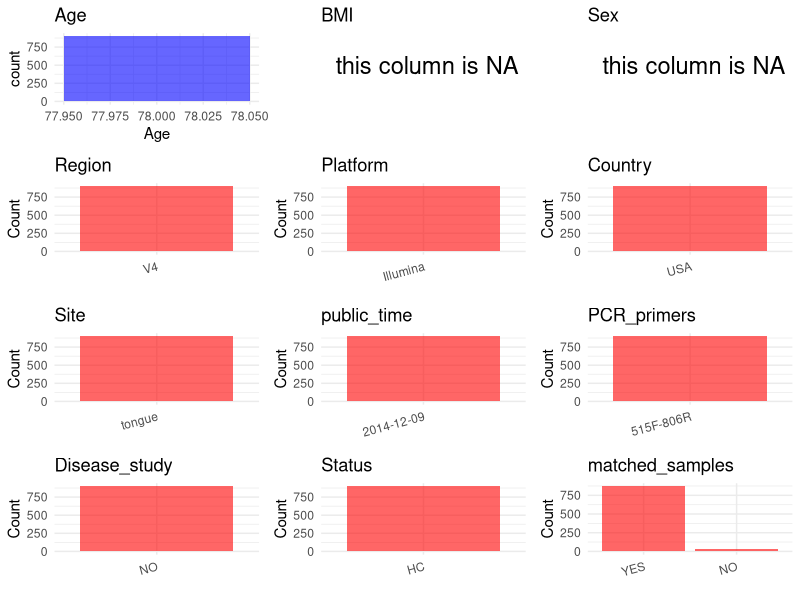

Reproduce this figure in R. (Note: this script raises an error after producing the figure.)
## ---- chunk 1
# Load necessary libraries
library(dplyr)
library(ggplot2)
library(cowplot)

# Set working directory (update this path to your local directory)
setwd("D:/oral_project/PRJEB5726")

# Read the initial metadata files
initial_meta<-read.csv("SraRunTable.csv",header = T)

# Combine the two metadata files
#meta <- rbind(initial_meta, initial_meta1)

#Remove entries non-oral samples
#initial_meta <- subset(initial_meta,isolate %in% c("saliva","tongue coat"))

# Check the number of samples containing "HT" in Sample.Name (e.g., healthy controls)
#nrow(subset(meta, grepl("HT", Sample.Name)))

# Display the first few rows of the metadata
head(initial_meta)
## ---- chunk 2
# Create a uniform metadata dataframe
metadata <- data.frame(
  BioProject = initial_meta$BioProject,
  Run = initial_meta$Run,
  sample_name = initial_meta$host_subject_id,
  Age = initial_meta$age_unit,
  BMI = NA,
  Sex = NA,
  Region = initial_meta$target_subfragment..exp.,
  Platform = initial_meta$platform..exp.,
  Country = initial_meta$geo_loc_name_country,
  Site = gsub("UBERON:", "", initial_meta$body_site),
  public_time = "2014-12-09",
  PCR_primers = "515F-806R",
  stringsAsFactors = FALSE
)
## ---- chunk 3
# Add information obtained from the publication
metadata$title <- "Temporal variability is a personalized feature of the human microbiome"
metadata$Disease_study <- "NO"
# Assign disease status based on sample_name patterns
metadata$Status <- "HC"

#get subjects id with Saliva available
keep_subjects<-subset(metadata,Site %in% "tongue")
#remove subjects without Saliva samples
metadata<-subset(metadata,sample_name %in% keep_subjects$sample_name)
#get subjects sampling counts
sample_counts <- table(metadata$sample_name)
# Create matched_samples column, any subjects have >=2 samples will be label "YES", otherwise "NO"
metadata$matched_samples <- ifelse(metadata$sample_name %in% names(sample_counts[sample_counts >= 2]), "YES", "NO")
## ---- chunk 4
# Check the number of unique runs and sample names
print(paste("Number of unique runs:", length(unique(metadata$Run))))
print(paste("Number of unique sample names:", length(unique(metadata$sample_name))))
## ---- chunk 5
# Select columns for visualization
plot_data <- metadata %>%
  select(-BioProject, -Run, -sample_name, -title)

# Function to create simple plots for each column
create_simple_plots <- function(data) {
  plots <- list()
  
  for (col in colnames(data)) {
    # Check if the column is all NA
    if (all(is.na(data[[col]]))) {
      # Create an empty plot with text indicating all NA
      p <- ggplot() +
        annotate("text", x = 0.5, y = 0.5, label = "this column is NA", size = 6) +
        labs(title = col) +
        theme_void()
    } else if (is.numeric(data[[col]])) {
      # Numeric variable: histogram
      p <- ggplot(data, aes(x = .data[[col]])) +
        geom_histogram(fill = "blue", alpha = 0.6, bins = 20, na.rm = TRUE) +
        labs(title = col) +
        theme_minimal()
    } else {
      # Categorical variable: bar plot (remove NA values)
      count_data <- as.data.frame(table(data[[col]], useNA = "ifany"))
      p <- ggplot(count_data, aes(x = reorder(Var1, -Freq), y = Freq)) +
        geom_col(fill = "red", alpha = 0.6) +
        labs(title = col, x = NULL, y = "Count") +
        theme_minimal() +
        theme(axis.text.x = element_text(angle = 15, hjust = 1))
    }
    plots[[col]] <- p
  }
  
  return(plots)
}

# Generate and arrange plots
plots <- create_simple_plots(plot_data)
p<-plot_grid(plots$Age, 
          plots$BMI, 
          plots$Sex, 
          plots$Region, 
          plots$Platform, 
          plots$Country, 
          plots$Site,
          plots$public_time, 
          plots$PCR_primers,
          plots$Disease_study,
          plots$Status,
          plots$matched_samples,# add 
          ncol = 3, align = "hv", axis = "lb")
ggsave("Metadata_Summary.png", plot = p, width = 8, height = 6, dpi = 150)
## ---- chunk 6
knitr::include_graphics("Metadata_Summary.png")
## ---- chunk 7
# Reorder columns to match the desired format
metadata <- metadata[, c(
  "BioProject", "Run", "sample_name", "Age", "BMI", "Sex", 
  "Region", "Platform", "Country", "Site", "public_time", 
  "PCR_primers", "title", "Disease_study", "Status","matched_samples"
)]

# Export the uniform metadata to a CSV file
write.csv(metadata, file = "metadata.csv", quote = FALSE)
head(metadata)
